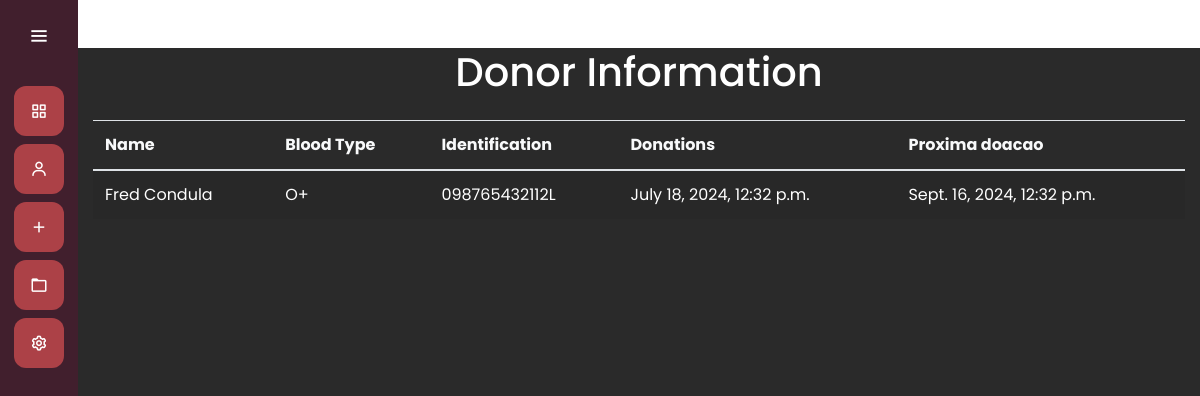
Screenshot of /donations/donor_info/098765432112L with the database file from the repository.
### donations/models.py (models this page shows, shortened)
class Donor(models.Model):
    BLOOD_TYPE_CHOICES = [
        ('A+', 'A+'),
        ('A-', 'A-'),
        ('B+', 'B+'),
        ('B-', 'B-'),
        ('AB+', 'AB+'),
        ('AB-', 'AB-'),
        ('O+', 'O+'),
        ('O-', 'O-'),
    ]
    name = models.CharField(max_length=100)
    identification = models.CharField(max_length=100, unique=True, null=True, blank=True)
    blood_type = models.CharField(max_length=3, choices=BLOOD_TYPE_CHOICES)
    birth_day = models.DateField()

class Donation(models.Model):
    donor = models.ForeignKey(Donor, on_delete=models.CASCADE,  related_name='donations')
    created_at = models.DateTimeField(auto_now_add=True)
    next_donation = models.DateTimeField(null=True)
    def __str__(self):
        return f"Donation by {self.donor.name} on {self.created_at}"

### donations/views.py (the view)
# urls.py: path('donor_info/<str:id>', views.donor_info, name = 'donor_info'),
def donor_info(request, id):
    donor = Donor.objects.filter(identification=id).first()
    last_donation = donor.donations.all()
    print(last_donation)
    if donor:
        print(donor.name)
    return render(request, 'donor_info.html', {
        'donor': donor
                                               })

### donations/templates/donor_info.html
{% extends "static/base.html" %}
{% load static %}
{% block 'head' %}
    <link rel="stylesheet" href="">
{% endblock %}
{% block 'dashboard' %}
    <div class="container mt-5">
        <h1 class="text-center mb-4">Donor Information</h1>
        <table class="table table-striped">
            <thead class="text-light">
                <tr>
                    <th>Name</th>
                    <th>Blood Type</th>
                    <th>Identification</th>
                    <th>Donations</th>
                    <th>Proxima doacao</th>
                </tr>
            </thead>
            <tbody class="text-white">
                <tr>
                    <td>{{ donor.name }}</td>
                    <td>{{ donor.blood_type }}</td>
                    <td>{{ donor.identification }}</td>
                    <td>{%for donation in donor.donations.all%}
                            {{ donation.created_at }}
                        {%endfor%}
                    </td>
                    <td>{%for donation in donor.donations.all%}
                             {{ donation.next_donation }}
                        {%endfor%}
                    </td>
                </tr>
            </tbody>
        </table>
    </div>
{% endblock %}

### templates/static/general/css/base.css (style rules this page uses)
* { margin: 0; padding: 0; box-sizing: border-box; font-family: "Poppins" , sans-serif; }

### templates/static/general/css/general.css (style rules this page uses)
:root { --main-color: #ac4147; --dark-color: #411f2d; --light-color: #ffc27f; --contrast-color: #f88863; --differential-color: #ffe29a; }

### rows the page displays
Donor: name "Fred Condula", blood_type "O+", identification "098765432112L"
Donation: created_at "July 18, 2024, 12:32 p.m.", next_donation "Sept. 16, 2024, 12:32 p.m."
